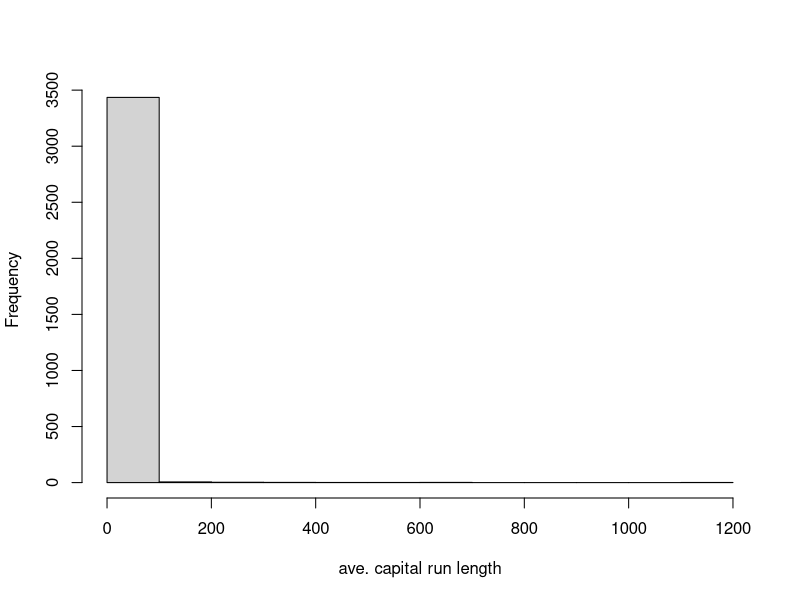
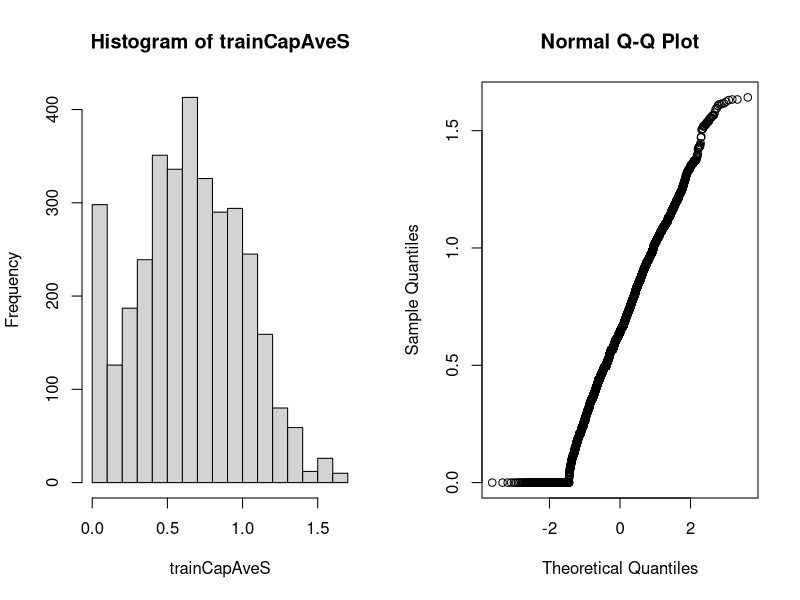

Generate these figures, in order, with R:
#' ---
#' title: 'The caret package lecture 2.5 : Preprocessing'
#' author: Bruno Fischer Colonimos
#' date: "`r format(Sys.Date(), '%d %B %Y')`"
#' output:
#'         html_document:
#'             theme: readable
#'
#'         pdf_document:
#'             number_sections: yes
#'             urlcolor: blue
#'             fontsize: 10pt
#'             geometry: top=.9in, left=1in, right=1in, bottom = 1in, footskip = 0.3in
#' ---



#' Lecture 2.5 : Basic Preprocessing
#' =================================

#' Why preprocess?
#' ---------------

library(caret); library(kernlab); data(spam)
set.seed(1234)
inTrain <- createDataPartition(y=spam$type,
                               p=0.75, list=FALSE)
training <- spam[inTrain,]
testing <- spam[-inTrain,]
hist(training$capitalAve,main="",xlab="ave. capital run length")


mean(training$capitalAve)
sd(training$capitalAve)


#' Standardizing
#' ----------------

trainCapAve <- training$capitalAve
trainCapAveS <- (trainCapAve  - mean(trainCapAve))/sd(trainCapAve)
mean(trainCapAveS)
sd(trainCapAveS)


#' Standardizing - test set (with the parametersestimated from the training set)

testCapAve <- testing$capitalAve
testCapAveS <- (testCapAve  - mean(trainCapAve))/sd(trainCapAve)
# (Mean and std.dev come from the training set)
mean(testCapAveS)
sd(testCapAveS)



#' Standardizing - preProcess function
#' ------------------------------------
set.seed(1234) # inutile?
preObj <- preProcess(training[,-58],method=c("center","scale"))
trainCapAveS <- predict(preObj,training[,-58])$capitalAve
mean(trainCapAveS)
sd(trainCapAveS)



#' Standardizing - preProcess function
#' ------------------------------------

testCapAveS <- predict(preObj,testing[,-58])$capitalAve
mean(testCapAveS)
sd(testCapAveS)




#' Standardizing - preProcess argument of the train() function
#' -----------------------------------------------------------

set.seed(32343)
modelFit <- train(type ~.,data=training,
                  preProcess=c("center","scale"),method="glm")
modelFit



#' Standardizing - Box-Cox transforms
#' ----------------------------------

preObj <- preProcess(training[,-58],method=c("BoxCox"))
trainCapAveS <- predict(preObj,training[,-58])$capitalAve
par(mfrow=c(1,2)); hist(trainCapAveS); qqnorm(trainCapAveS)



#' Standardizing - Imputing data
#' -----------------------------

set.seed(13343)

# Make some values NA
training$capAve <- training$capitalAve
selectNA <- rbinom(dim(training)[1],size=1,prob=0.05)==1
training$capAve[selectNA] <- NA

# Impute and standardize
preObj <- preProcess(training[,-58],method="knnImpute")
capAve <- predict(preObj,training[,-58])$capAve

# Standardize true values
capAveTruth <- training$capitalAve
capAveTruth <- (capAveTruth-mean(capAveTruth))/sd(capAveTruth)


#' Standardizing - Imputing data
#' -----------------------------

quantile(capAve - capAveTruth)
quantile((capAve - capAveTruth)[selectNA])
quantile((capAve - capAveTruth)[!selectNA])


#' Notes and further reading
#' -------------------------

#' Training and test must be processed in the same way
#' Test transformations will likely be imperfect
#' Especially if the test/training sets collected at different times
#' Careful when transforming factor variables!
#'         preprocessing with caret : http://caret.r-forge.r-project.org/preprocess.html
